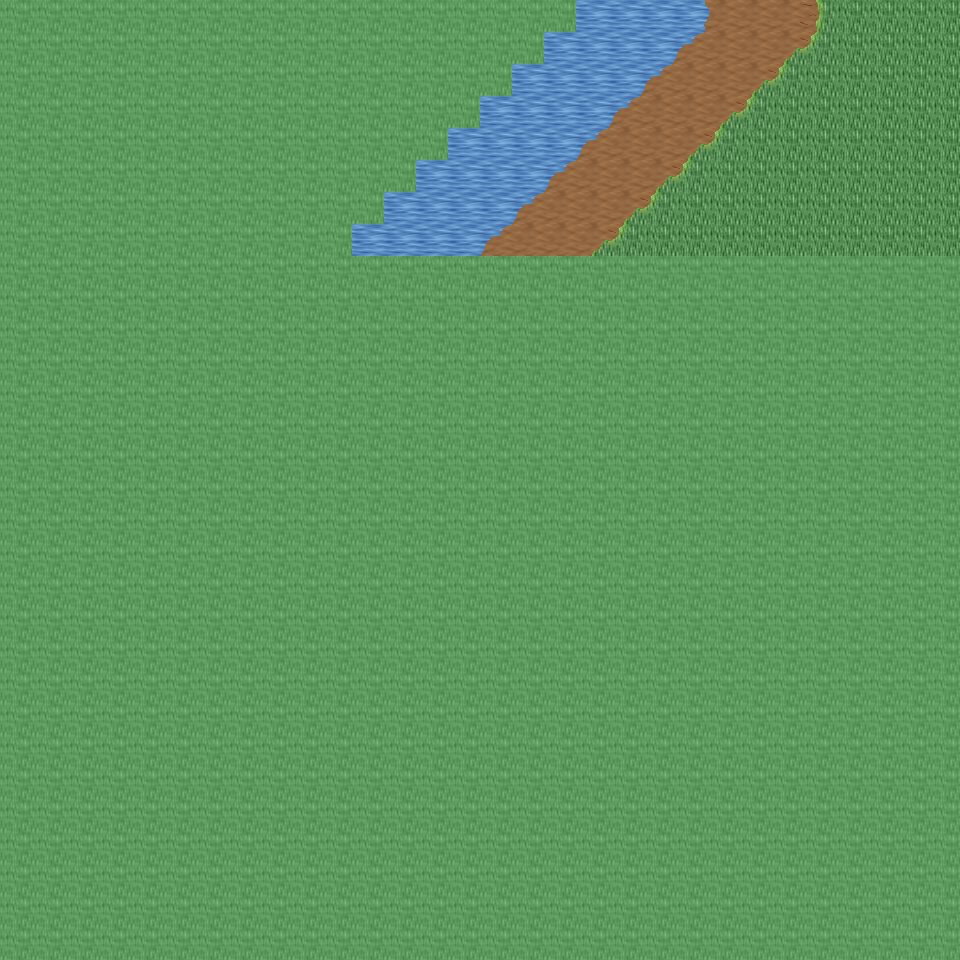

This is a level from a 2D game, rendered from its Tiled map with the project's own tilesets. A one-line summary and the map file follow, with tile-layer data summarised:
An orthogonal 30x30 tile map with 32x32 px tiles, 6 tile layers (Ground, Object, Object2, Above, ...), 25 tilesets and 2 objects (2x mapchange).

<map version="1.0" orientation="orthogonal" renderorder="right-down" width="30" height="30" tilewidth="32" tileheight="32" nextobjectid="3">
  <tileset firstgid="1" name="tileset_ground_ground" tilewidth="32" tileheight="32" tilecount="33" columns="3">
    <image source="../drawable/tileset_ground_ground.png" width="96" height="352" />
  </tileset>
  <tileset firstgid="34" name="tileset_ground_water_pool" tilewidth="32" tileheight="32" tilecount="72" columns="3">
    <image source="../drawable/tileset_ground_water_pool.png" width="96" height="768" />
  </tileset>
  <tileset firstgid="106" name="tileset_ground_water_pool_corners" tilewidth="32" tileheight="32" tilecount="72" columns="3">
    <image source="../drawable/tileset_ground_water_pool_corners.png" width="96" height="768" />
  </tileset>
  <tileset firstgid="178" name="tileset_ground_grass_edges" tilewidth="32" tileheight="32" tilecount="36" columns="12">
    <image source="../drawable/tileset_ground_grass_edges.png" width="384" height="96" />
  </tileset>
  <tileset firstgid="214" name="tileset_ground_grass_corners" tilewidth="32" tileheight="32" tilecount="24" columns="6">
    <image source="../drawable/tileset_ground_grass_corners.png" width="192" height="128" />
  </tileset>
  <tileset firstgid="238" name="tileset_plant_tree_palm_tree" tilewidth="32" tileheight="32" tilecount="6" columns="2">
    <image source="../drawable/tileset_plant_tree_palm_tree.png" width="64" height="96" />
  </tileset>
  <tileset firstgid="244" name="tileset_logic_collision" tilewidth="32" tileheight="32" tilecount="1" columns="1">
    <image source="../drawable/tileset_logic_collision.png" width="32" height="32" />
  </tileset>
  <tileset firstgid="245" name="tileset_ground_ridge_earth_pale" tilewidth="32" tileheight="32" tilecount="96" columns="12">
    <image source="../drawable/tileset_ground_ridge_earth_pale.png" width="384" height="256" />
  </tileset>
  <tileset firstgid="341" name="tileset_object_tent" tilewidth="32" tileheight="32" tilecount="9" columns="3">
    <image source="../drawable/tileset_object_tent.png" width="96" height="96" />
  </tileset>
  <tileset firstgid="350" name="tileset_furniture_light_iron_lamp" tilewidth="32" tileheight="32" tilecount="3" columns="1">
    <image source="../drawable/tileset_furniture_light_iron_lamp.png" width="32" height="96" />
  </tileset>
  <tileset firstgid="353" name="tileset_furniture_light_flames" tilewidth="32" tileheight="32" tilecount="6" columns="6">
    <image source="../drawable/tileset_furniture_light_flames.png" width="192" height="32" />
  </tileset>
  <tileset firstgid="359" name="tileset_furniture_table_long_front_on_pale" tilewidth="32" tileheight="32" tilecount="3" columns="1">
    <image source="../drawable/tileset_furniture_table_long_front_on_pale.png" width="32" height="96" />
  </tileset>
  <tileset firstgid="362" name="tileset_furniture_chair_wooden_pale" tilewidth="32" tileheight="32" tilecount="4" columns="2">
    <image source="../drawable/tileset_furniture_chair_wooden_pale.png" width="64" height="64" />
  </tileset>
  <tileset firstgid="366" name="tileset_item_food_meals_1" tilewidth="32" tileheight="32" tilecount="2" columns="2">
    <image source="../drawable/tileset_item_food_meals_1.png" width="64" height="32" />
  </tileset>
  <tileset firstgid="368" name="tileset_item_drink_red_wine" tilewidth="32" tileheight="32" tilecount="4" columns="2">
    <image source="../drawable/tileset_item_drink_red_wine.png" width="64" height="64" />
  </tileset>
  <tileset firstgid="372" name="tileset_item_fishrods" tilewidth="32" tileheight="32" tilecount="12" columns="4">
    <image source="../drawable/tileset_item_fishrods.png" width="128" height="96" />
  </tileset>
  <tileset firstgid="384" name="tileset_building_wall_wood" tilewidth="32" tileheight="32" tilecount="16" columns="4">
    <image source="../drawable/tileset_building_wall_wood.png" width="128" height="128" />
  </tileset>
  <tileset firstgid="400" name="tileset_building_door_door_e" tilewidth="32" tileheight="32" tilecount="6" columns="2">
    <image source="../drawable/tileset_building_door_door_e.png" width="64" height="96" />
  </tileset>
  <tileset firstgid="406" name="tileset_building_door_door_w" tilewidth="32" tileheight="32" tilecount="6" columns="2">
    <image source="../drawable/tileset_building_door_door_w.png" width="64" height="96" />
  </tileset>
  <tileset firstgid="412" name="tileset_item_pot_barrel_tall" tilewidth="32" tileheight="32" tilecount="2" columns="1">
    <image source="../drawable/tileset_item_pot_barrel_tall.png" width="32" height="64" />
  </tileset>
  <tileset firstgid="414" name="tileset_building_fence_fence_chunky" tilewidth="32" tileheight="32" tilecount="21" columns="3">
    <image source="../drawable/tileset_building_fence_fence_chunky.png" width="96" height="224" />
  </tileset>
  <tileset firstgid="435" name="tileset_plant_bush_blue_green" tilewidth="32" tileheight="32" tilecount="1" columns="1">
    <image source="../drawable/tileset_plant_bush_blue_green.png" width="32" height="32" />
  </tileset>
  <tileset firstgid="436" name="tileset_plant_pineapple_plant" tilewidth="32" tileheight="32" tilecount="6" columns="2">
    <image source="../drawable/tileset_plant_pineapple_plant.png" width="64" height="96" />
  </tileset>
  <tileset firstgid="442" name="tileset_ground_grass_2" tilewidth="32" tileheight="32" tilecount="21" columns="3">
    <image source="../drawable/tileset_ground_grass_2.png" width="96" height="224" />
  </tileset>
  <tileset firstgid="463" name="tileset_building_huts" tilewidth="32" tileheight="32" tilecount="338" columns="26">
    <image source="../drawable/tileset_building_huts.png" width="832" height="416" />
  </tileset>
  <layer name="Ground" width="30" height="30">
    <data>[900 cells, 240 non-empty, 6 distinct tile ids]</data>
  </layer>
  <layer name="Object" width="30" height="30">
    <data>[900 cells, 23 non-empty, 5 distinct tile ids]</data>
  </layer>
  <layer name="Object2" width="30" height="30">
    <data>[900 cells, 0 non-empty, 0 distinct tile ids]</data>
  </layer>
  <layer name="Above" width="30" height="30">
    <data>[900 cells, 0 non-empty, 0 distinct tile ids]</data>
  </layer>
  <layer name="Above2" width="30" height="30">
    <data>[900 cells, 0 non-empty, 0 distinct tile ids]</data>
  </layer>
  <layer name="Walkable" width="30" height="30">
    <data>[900 cells, 776 non-empty, 1 distinct tile ids]</data>
  </layer>
  <objectgroup name="MapEvents">
    <object id="1" name="north" type="mapchange" x="576" y="0" width="384" height="32">
      <properties>
        <property name="map" value="0_ados_mountain_n2_w2_x1_y3" />
        <property name="place" value="south" />
      </properties>
    </object>
    <object id="2" name="east" type="mapchange" x="928" y="0" width="32" height="256">
      <properties>
        <property name="map" value="0_ados_mountain_n2_w2_x2_y4" />
        <property name="place" value="west" />
      </properties>
    </object>
  </objectgroup>
</map>
